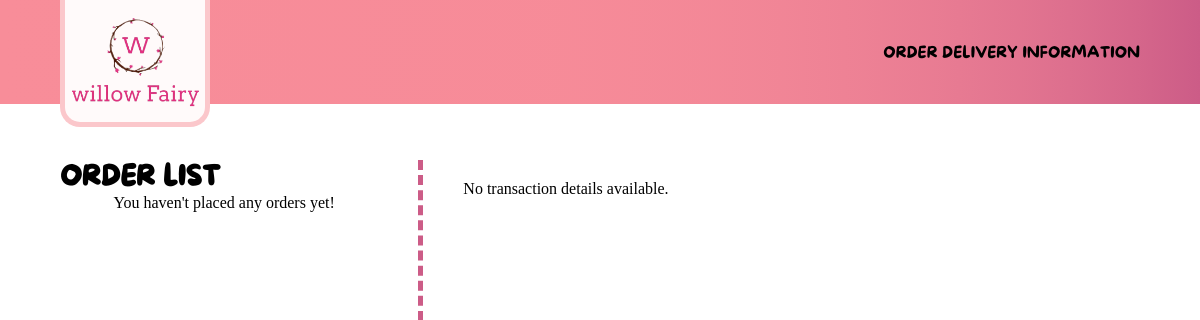
Before: /accounts/delivery (signed in) with the older database file.
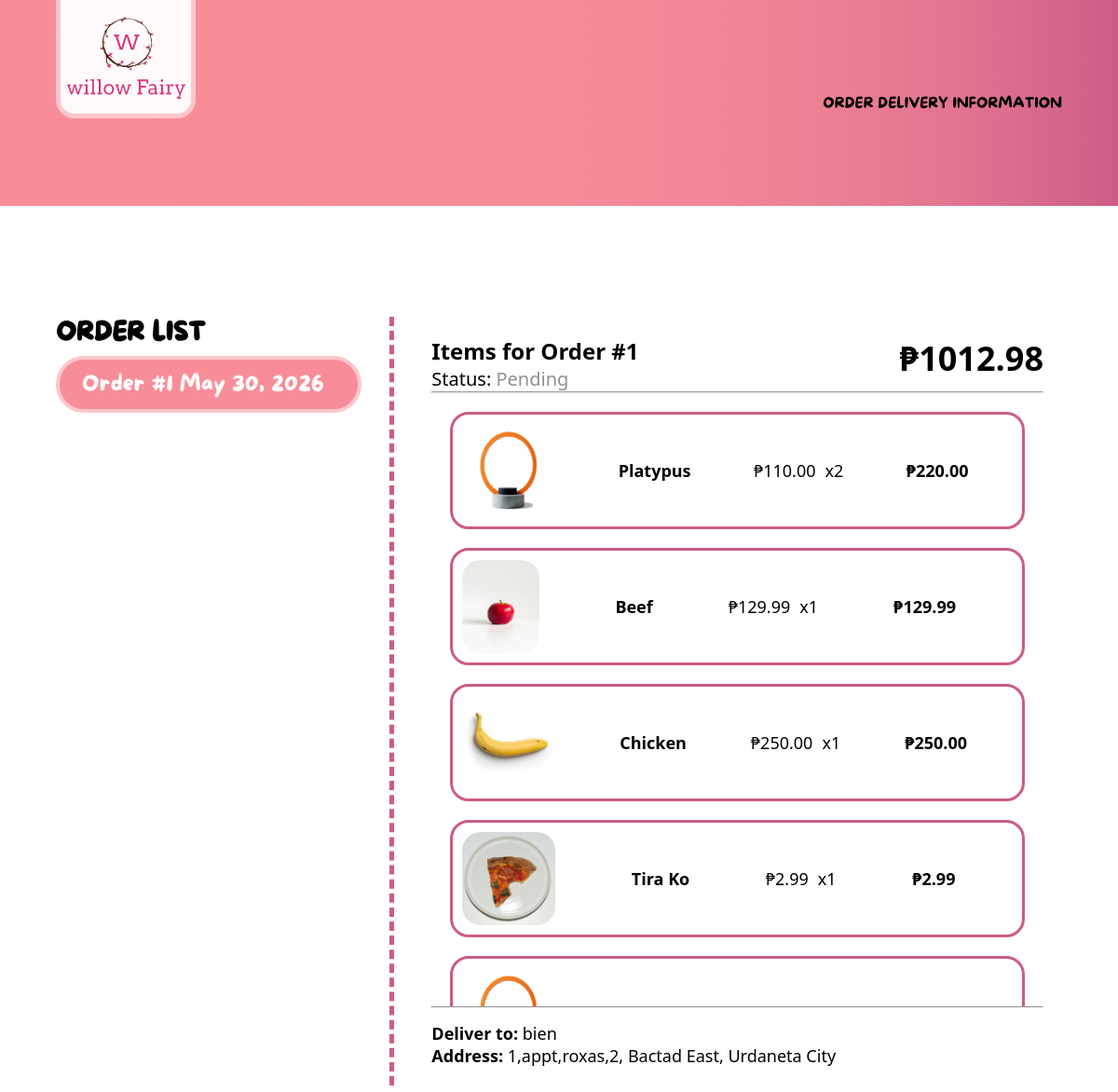
After: the same page with the newer database file.
### dashboard/models.py (models this page shows, shortened)
class Order(models.Model):
    STATUS_CHOICES = [
        ('Pending', 'Pending / Preparing'),
        ('Out for Delivery', 'Out for Delivery'),
        ('Delivered', 'Delivered'),
        ('Cancelled', 'Cancelled'),
    ]
    customer = models.ForeignKey(Customer, on_delete=models.CASCADE, related_name='orders')
    date_ordered = models.DateTimeField(auto_now_add=True)
    status = models.CharField(max_length=20, choices=STATUS_CHOICES, default='Pending')
    full_name = models.CharField(max_length=100)
    mobile_number = models.CharField(max_length=20)
    street_address = models.CharField(max_length=255)
    barangay = models.CharField(max_length=100)
    region = models.CharField(max_length=100, default="Region I (Ilocos Region)")
    province = models.CharField(max_length=100, default="Pangasinan")
    city = models.CharField(max_length=100, default="Urdaneta City")
    postal_code = models.CharField(max_length=10, default="2428")
    address_type = models.CharField(max_length=10, choices=[('home', 'Home'), ('office', 'Office')], default='home')
    landmarks = models.CharField(max_length=255, blank=True, null=True)
    @property
    def grand_total(self):
        return sum((item.subtotal for item in self.order_items.all()), Decimal('0.00'))

class OrderItem(models.Model):
    order = models.ForeignKey(Order, on_delete=models.CASCADE, related_name='order_items')
    item = models.ForeignKey(Item, on_delete=models.SET_NULL, null=True, blank=True)
    item_name = models.CharField(max_length=100)
    price_at_purchase = models.DecimalField(max_digits=10, decimal_places=2)
    quantity = models.PositiveIntegerField(default=1)
    @property
    def subtotal(self):
        price = self.price_at_purchase if self.price_at_purchase is not None else Decimal('0.00')
        raw_subtotal = price * self.quantity
        return raw_subtotal.quantize(Decimal('0.01'), rounding=ROUND_HALF_UP)

class Item(models.Model):
    id = models.AutoField(primary_key=True)
    date_created = models.DateTimeField(auto_now_add=True)
    name = models.CharField(max_length=100)
    price = models.DecimalField(max_digits=10, decimal_places=2)
    image = models.ImageField(upload_to="products/", null=True, blank=True)

### accounts/views.py (the view)
# urls.py: path('delivery', views.view_order, name='view_order'),
@login_required
def view_order(request):
    customer_orders = Order.objects.filter(customer__user=request.user).order_by('-date_ordered')
    selected_order_id = request.GET.get('order')
    selected_order = None
    if customer_orders.exists():
        if selected_order_id:
            selected_order = customer_orders.filter(id=selected_order_id).first()
        if not selected_order:
            selected_order = customer_orders.first()
    context = {
        'orders': customer_orders,
        'selected_order': selected_order  # Pass the single chosen order to the template
    }
    return render(request, 'accounts/delivery.html', context)

### accounts/templates/accounts/delivery.html
{% extends 'public_login_base.html' %}
{% block sign-direction %}
    <div class="signup-text">
    <p class="signup">ORDER DELIVERY INFORMATION</p>
    </div>
{% endblock sign-direction %}
{% block content %}
    <div class="order-margin">
        <div class="delivery-right-container">
        <h1 class="order-list-title">ORDER LIST </h1>
        <div class="order-list-container">
            {% for order in orders %}
                <a href="?order={{ order.id }}" class="order-btn {% if order.id == selected_order.id %}active-order{% endif %}">
                        Order #{{ order.id }} {{ order.date_ordered|date:"M d, Y" }}
                    </a>
                {% empty %}
                <p class="no-orders-text">You haven't placed any orders yet!</p>
            {% endfor %}
        </div>
    </div>
        <div class="delivery-left-container">
        <div class="order-item-list-container">
            {% if selected_order %}
            <div class="selected-order-header">
                <div class="selected-order-header-left">
                <h3 class="selected-order-title">Items for Order #{{ selected_order.id }}</h3>
                <p class="selected-order-sub-title">Status: <span class="badge-status">{{ selected_order.status|title }}</span></p>
                </div>
                <div class="selected-order-header-right">
                <h3 class="selected-order-total-price"> ₱{{ selected_order.grand_total }}</h3>
                </div>
            </div>
            <hr>
            <div class="order-cards-scroll-area">
                {% for order_item in selected_order.order_items.all %}
                    {% include 'accounts/order_item_card.html' %}
                {% endfor %}
            </div>
            <hr>
            <div class="order-delivery-details">
                <p class="order-delivery-details-text"><strong>Deliver to:</strong> {{ selected_order.full_name }}</p>
                <p class="order-delivery-details-text"><strong>Address:</strong> {{ selected_order.street_address }}, {{ selected_order.barangay }}, {{ selected_order.city }}</p>
            </div>
        {% else %}
            <p class="no-orders-text">No transaction details available.</p>
        {% endif %}
        </div>
        </div>
    </div>
{% endblock content %}

### templates/public_login_base.html (shortened to what this page needs)
{% extends 'base.html' %}
{% load static %}
{% block header %}
<div class="public-login-navbar">
    <div class="public-login-navbar-container">
        <div class="logo-container">
            <a href="/" class="logo-link">
                <img src="{% static 'images/logo.png' %}" alt="Willow Fairy Logo" class="main-logo">
            </a>
        </div>
        <div class="signup-container">
            {% block sign-direction %}
            {% endblock sign-direction %}
        </div>
    </div>
</div>
{% endblock header %}

### templates/base.html (shortened to what this page needs)
{% load static %}
<!DOCTYPE html>
<html>
<head >
    <link rel="stylesheet" href="{% static 'main.css' %}">
</head>
    {% block header %}
    {% endblock header %}
<body>
    <main>
        {% block content %}{% endblock %}
    </main>
</body>
</html>

### accounts/templates/accounts/order_item_card.html
{% load static %}
<div class="order-item-card">
    {% if order_item.item.image %}
        <img src="{{ order_item.item.image.url }}" class="order-item-image" alt="{{ order_item.item.name }}">
    {% else %}
        <img src="{% static 'images/product-placeholder.jpg' %}" class="order-item-image" alt="Placeholder">
    {% endif %}
    <div class="order-item-specs">
        <h6 class="order-item-name">{{ order_item.item.name|title }}</h6>
        <div class="order-item-details">
            <span class="order-item-price">₱{{ order_item.item.price }}</span>
            <span class="order-item-quantity">x{{ order_item.quantity }}</span>
        </div>
        <h6 class="order-item-total-price">₱{{ order_item.subtotal }}</h6>
    </div>
</div>

### static/variable.css (style rules this page uses)
* { margin: 0; padding: 0; box-sizing: border-box; }
:root { --primary-color:#F88D99; --secondary-color: #CC5C87; --accent-color:#fbc7cb; --contrast-color: #fffafa; --text-color: #000000; --shadow-text-color: #00000070; --font-family: "MoreSugar"; --font-family-sub: "Segoe UI"; }

### static/nav/logo-nav.css (style rules this page uses)
.main-logo { position: absolute; height: auto; width: 100%; min-width: 100%; display: block; background-color: var(--contrast-color); border: 5px solid var(--accent-color); border-top: none; border-radius: 0px 0px 20px 20px; }
.logo-link { min-width: 100%; }
.logo-container { position: relative; width: 150px; min-width: 150px; height: 100%; }

### static/nav/public_login_nav.css (style rules this page uses)
.public-login-navbar { height: 20vh; }
.public-login-navbar-container { display: flex; justify-content: space-between; padding-left: 5%; padding-right: 5%; height: 65%; background: linear-gradient(to right, var(--primary-color), 85%, var(--secondary-color) ); }
.signup-container { display: flex; align-items: center; justify-content: center; }
.signup { font-family: MoreSugar; color: var(--text-color); font-size: 16px; text-decoration: none; }
.signup-text { display: flex; flex-direction: column; justify-content: flex-end; align-items: flex-end; }

### static/account/delivery.css (style rules this page uses)
.order-margin { margin-left: 5vw; margin-right: 5vw; display: flex; height: 825px; overflow: hidden; }
.order-list-title { font-family: var(--font-family); font-size: 28px; }
.delivery-right-container { flex: 1; display: flex; flex-direction: column; padding-right: 30px; border-right: 5px dashed var(--secondary-color); height: 100%; }
.order-list-container { display: flex; flex-direction: column; align-items: center; flex: 1; overflow-y: auto; scrollbar-width: none; }
.order-btn { border: 4px solid var(--accent-color); border-radius: 30px; margin: 8px 0; background-color: var(--primary-color); padding: 12px 24px; color: var(--contrast-color); font-size: 24px; font-family: var(--font-family); text-decoration: none; width: 100%; box-sizing: border-box; transition: background-color 0.2s ease, transform 0.1s ease; }
.delivery-left-container { flex: 2; padding: 20px 20px 20px 40px; display: flex; flex-direction: column; height: 100%; }
.order-item-list-container { display: flex; flex-direction: column; height: 100%; width: 100%; }
.order-cards-scroll-area { flex: 1; display: flex; flex-direction: column; gap: 20px; width: 100%; overflow-y: auto; scrollbar-width: none; padding: 20px; }
.order-delivery-details { padding-top: 15px; background-color: transparent; flex-shrink: 0; }
.selected-order-header { display: flex; justify-content: space-between; }
.selected-order-title { font-size: 24px; font-family: var(--font-family-sub); }
.selected-order-sub-title, .badge-status { font-size: 20px; font-family: var(--font-family-sub); }
.badge-status { color: var(--shadow-text-color); font-size: 20px; }
.selected-order-total-price { font-family: var(--font-family-sub); font-size: 36px; }
.order-delivery-details-text { font-size: 18px; font-family: var(--font-family-sub); }

### static/account/order_item_card.css (style rules this page uses)
.order-item-card { display: flex; border: 3px solid var(--secondary-color); border-radius: 20px; }
.order-item-image, .order-item-name, .order-item-details, .order-item-price, .order-item-quantity, .order-item-total-price { display: flex; justify-content: center; align-items: center; margin: 5px; font-size: 18px; font-family: var(--font-family-sub); }
.order-item-image { height: 100px; width: 100px; border-radius: 20px; margin: 10px; }
.order-item-specs { width: 100%; display: flex; justify-content: space-evenly; }

Changed rows visible on the page:
added Order: id "1", date_ordered "May 30, 2026", status "Pending", grand_total "1012.98", full_name "bien", street_address "1,appt,roxas,2", barangay "Bactad East", city "Urdaneta City"
added OrderItem: item.image (picture), item.name "Platypus", item.price "110.00", quantity "2", subtotal "220.00"
added OrderItem: item.image (picture), item.name "Beef", item.price "129.99", quantity "1", subtotal "129.99"
added OrderItem: item.image (picture), item.name "Chicken", item.price "250.00", quantity "1", subtotal "250.00"
added OrderItem: item.image (picture), item.name "Tira Ko", item.price "2.99", quantity "1", subtotal "2.99"
added OrderItem: item.image (picture)
Other visible differences:
text no longer shown: "You haven't placed any orders yet! No transaction details available."
text now shown: "Items for Order # Status: ₱ Deliver to: Address: , ,"
